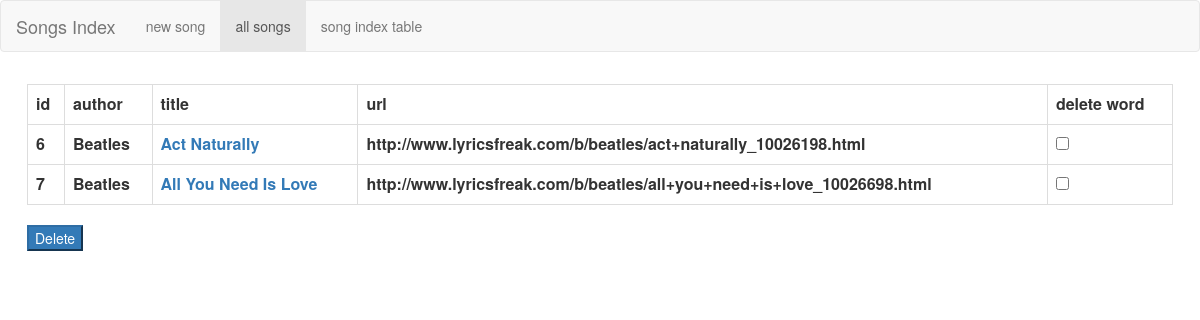
/song/allsongs/, run on an earlier commit of the app's database.
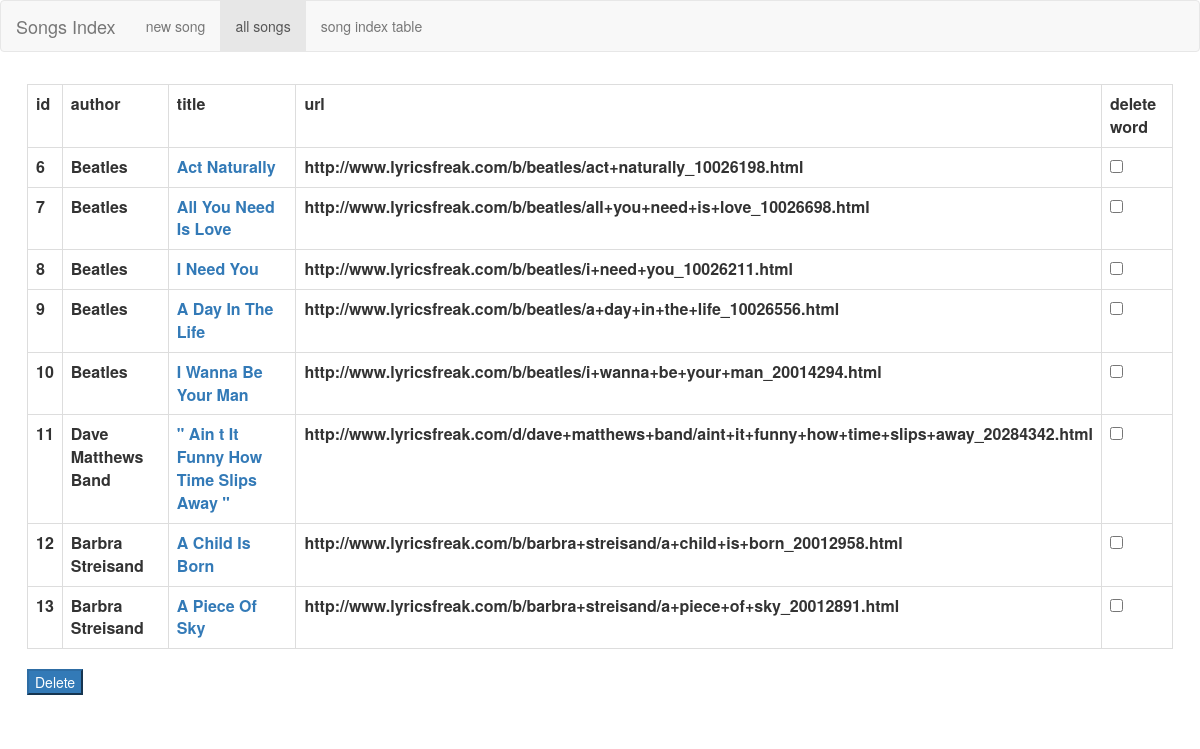
And on a later commit of the database.
### song/models.py (models this page shows, shortened)
class Songs(models.Model):
    song_name= models.CharField(db_index=True,max_length=300)
    author_name= models.CharField(max_length=300)
    song_url= models.CharField(max_length=1000)
    is_searchable=models.IntegerField(default=1)
    song_content=models.CharField(max_length=10000)

### song/views.py (the view)
# urls.py: path('allsongs/', views.view, name='view'),
def view(request):
    document_list=Songs.objects.all()
    context = {'document_list': document_list}
    return render(request,'song/allsongs.html',context)

### song/templates/song/allsongs.html (shortened to what this page needs)
{% load bootstrap3 %}
{% bootstrap_css %}
{% if document_list %}
<nav class="navbar navbar-default">
  <div class="container-fluid">
    <div class="navbar-header">
      <a class="navbar-brand" href="#">Songs Index</a>
    </div>
    <ul class="nav navbar-nav">
      <li><a href="{% url 'index' %}">new song</a></li>
      <li class="active"><a href="#">all songs</a></li>
      <li><a href="#">song index table</a></li>
    </ul>
  </div>
</nav>
<div class="container" style="padding: 1%" >
  <form id="all_songs_form" action="{% url 'songwasdeleted' %}" method="post">
      <table id="all_songs_container" class="table table-bordered">
      <tr>
      <th>id</th>
      <th>author</th>
      <th>title</th>
      <th>url</th>
      <th>delete word</th>
      </tr>
      {% for document in document_list %}
          <tr>
          <th>{{document.id}}</th>
          <th>{{document.author_name}}</th>
          <th><a href="{% url 'detail' document.id %}">{{document.song_name}}</a></th>
          <th>{{document.song_url}}</th>
          <th> <input type="checkbox" id="document{{ forloop.counter }}" name="docs_list" value="{{document.id}}">
          <label for="document{{ forloop.counter }}"></label></th>
          </tr>
      {% endfor %}
      </table>
  <input type="submit" class='btn-primary' value="Delete" />
  </form>
</div>
{% else %}
    <p>No document available.</p>
{% endif %}

What changed in the data, as far as the page shows it:
added Songs: id "8", author_name "Beatles", song_name "I Need You", song_url "http://www.lyricsfreak.com/b/beatles/i+need+you_10026211.html"
added Songs: id "9", author_name "Beatles", song_name "A Day In The Life", song_url "http://www.lyricsfreak.com/b/beatles/a+day+in+the+life_10026556.html"
added Songs: id "10", author_name "Beatles", song_name "I Wanna Be Your Man", song_url "http://www.lyricsfreak.com/b/beatles/i+wanna+be+your+man_20014294.html"
added Songs: id "11", author_name "Dave Matthews Band", song_name "\" Ain t It Funny How Time Slips Away \"", song_url "http://www.lyricsfreak.com/d/dave+matthews+band/aint+it+funny+how+time+slips+away_20284342.html"
added Songs: id "12", author_name "Barbra Streisand", song_name "A Child Is Born", song_url "http://www.lyricsfreak.com/b/barbra+streisand/a+child+is+born_20012958.html"
added Songs: id "13", author_name "Barbra Streisand", song_name "A Piece Of Sky", song_url "http://www.lyricsfreak.com/b/barbra+streisand/a+piece+of+sky_20012891.html"
